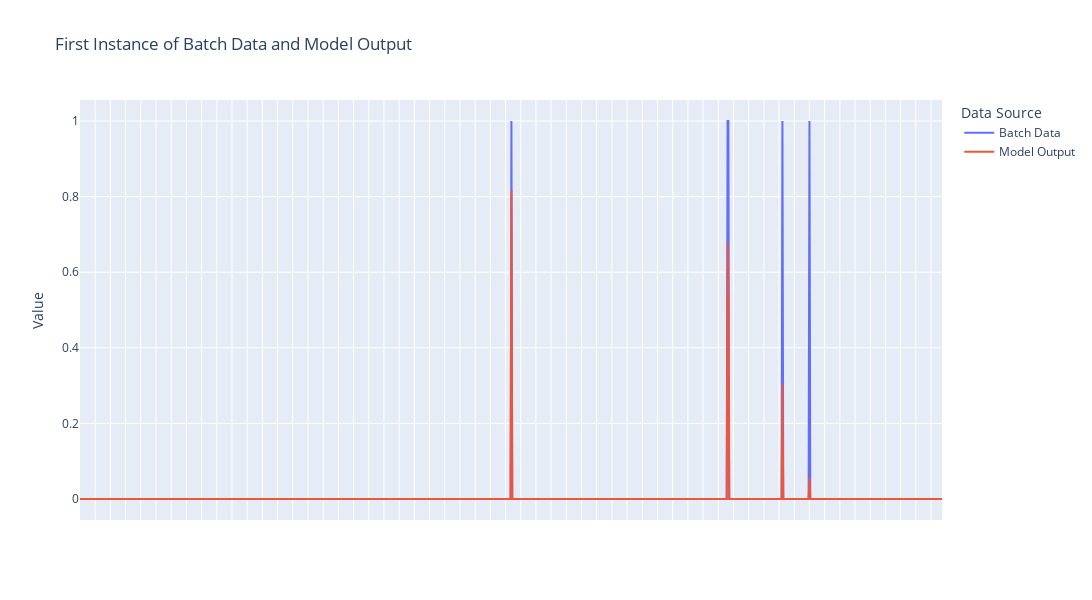

The notebook cell this image was saved under:
### Code cell
batch_data = model_9.generate_batch(1)
model_output_data = model_9(batch_data)
plot_batch_data(batch_data, model_output_data, tree, 0)

### Figure 1 — Plotly figure (JSON) as saved in the notebook; plotly's stock layout.template omitted (floating-point values rounded to 4 significant figures; data arrays with more than 128 entries replaced by an {"elided": "..."} marker saying what was removed)
{"data": [{"hovertemplate": "%{x}<br>%{y}", "mode": "lines", "name": "Batch Data", "type": "scatter", "x": {"elided": "1022 str values"}, "y": {"elided": "1022 int values"}}, {"hovertemplate": "%{x}<br>%{y}", "mode": "lines", "name": "Model Output", "type": "scatter", "x": {"elided": "1022 str values"}, "y": {"elided": "1022 float values"}}], "layout": {"height": 600, "legend": {"title": {"text": "Data Source"}}, "title": {"text": "First Instance of Batch Data and Model Output"}, "width": 1200, "xaxis": {"hoverformat": "%{x}", "showticklabels": false, "title": {}}, "yaxis": {"title": {"text": "Value"}}}}
